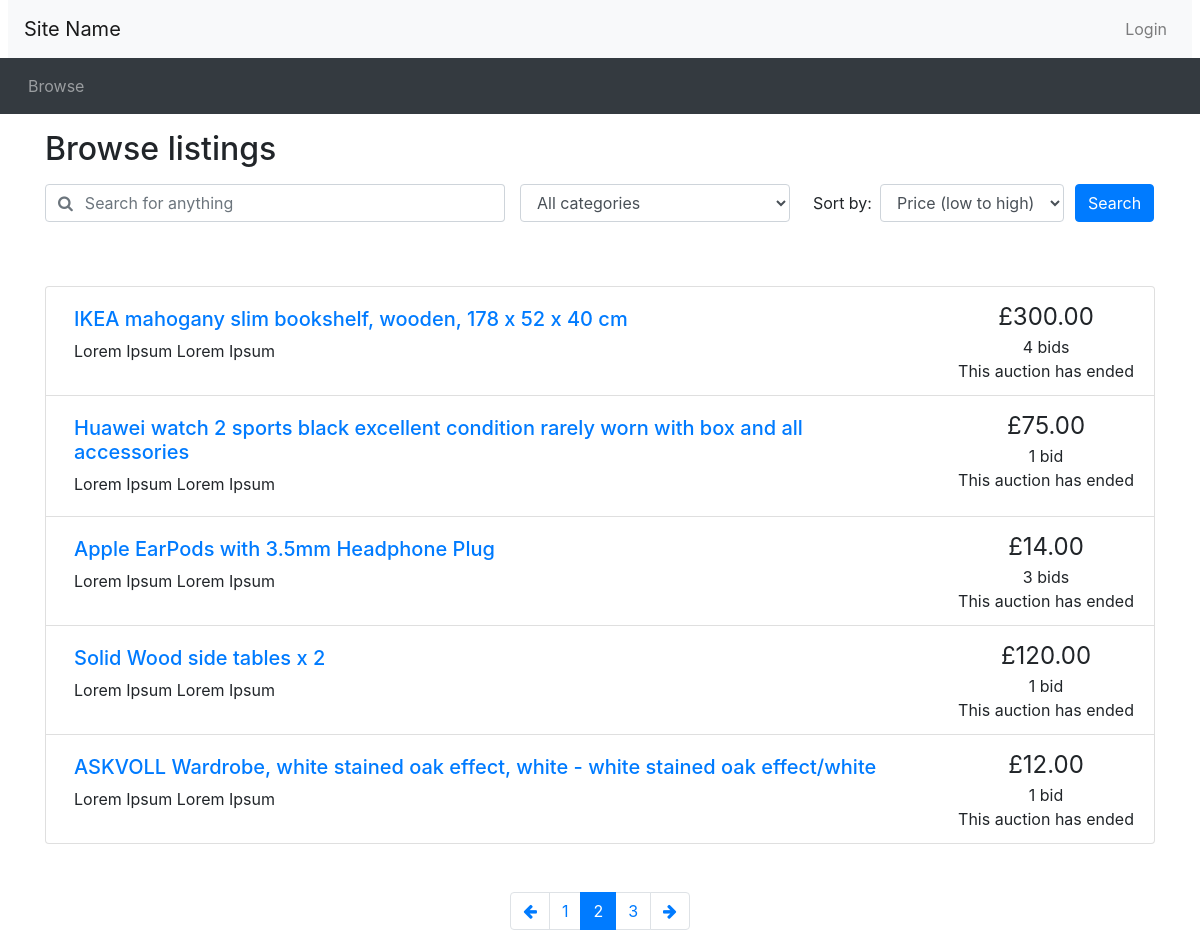
Page /browse.php?page=2 on the committed database.
### tables this page shows
CREATE TABLE IF NOT EXISTS `listings` (
  `listing_id` int(11) NOT NULL AUTO_INCREMENT,
  `seller_id` int(11) DEFAULT NULL,
  `posttime` datetime NOT NULL,
  `endtime` datetime DEFAULT NULL,
  `itemdescription` text,
  `item_title` text,
  `finished` bit(1) DEFAULT NULL,
  `category` text,
  `reserveprice` decimal(10,2) DEFAULT NULL,
  `startprice` decimal(10,2) DEFAULT NULL,
  PRIMARY KEY (`listing_id`),
  KEY `seller_id` (`seller_id`)
);

### browse.php (the view, shortened to what this page needs)
<?php include_once("header.php")?>
<?php require("utilities.php")?>
<?php include 'opendb.php'?>
<div class="container">
<h2 class="my-3">Browse listings</h2>
<div id="searchSpecs">
<form method="get" action="browse.php">
  <div class="row">
    <div class="col-md-5 pr-0">
      <div class="form-group">
	    <div class="input-group">
          <div class="input-group-prepend">
            <span class="input-group-text bg-transparent pr-0 text-muted">
              <i class="fa fa-search"></i>
            </span>
          </div>
          <input type="text" class="form-control border-left-0" name="keyword" id="keyword" placeholder="Search for anything">
        </div>
      </div>
    </div>
    <div class="col-md-3 pr-0">
      <div class="form-group">
        <select class="form-control" id="cat" name="cat" >
		<option selected value="all">All categories</option>
        </select>
      </div>
    </div>
    <div class="col-md-3 pr-0">
      <div class="form-inline">
        <label class="mx-2" for="order_by">Sort by:</label>
        <select class="form-control" id="order_by" name="order_by">
          <option selected value="pricelow">Price (low to high)</option>
        </select>
      </div>
    </div>
    <div class="col-md-1 px-0">
      <button type="submit" class="btn btn-primary">Search</button>
    </div>
  </div>
</form>
</div>
</div>
<?php
	$results_per_page = 5;
	if (!isset($_GET['keyword']))
	{
		 $query = "SELECT listings.listing_id, listings.finished, listings.item_title, listings.itemdescription, MAX(bids.bidprice), listings.startprice, listings.endtime
FROM listings LEFT JOIN bids ON listings.listing_id=bids.listing_id WHERE item_title IS NOT NULL";
	}
	if (!isset($_GET['cat']))
	{
		 $query .= " AND category IS NOT NULL";
	}
	if (!isset($_GET['order_by']))
	{
		$query_ordered = $query . " GROUP BY listings.listing_id ORDER BY (CASE
			WHEN listings.finished IS NULL THEN TIMEDIFF(listings.endtime,CURRENT_TIMESTAMP)
			ELSE ADDTIME((TIMEDIFF(CURRENT_TIMESTAMP, listings.endtime)),\"10000:0:0\")
			END) LIMIT $results_per_page";
	}
	$tmp = explode(" ",$query);
	$tmp[1] = "COUNT(DISTINCT listings.listing_id)";
	$tmp[2] = "";
	$tmp[3] = "";
	$tmp[4] = "";
	$tmp[5] = "";
	$tmp[6] = "";
	$tmp[7] = "FROM ";
	$num_query = implode(" ",$tmp);
	$num_result = mysqli_query($connection, $num_query)
			or die('Error making count query');
	$row = mysqli_fetch_array($num_result);
	$num_results = $row[0];
	if ($num_results < 1) {
		$max_page = 1;
	}
	else {
		$max_page = ceil($num_results / $results_per_page);
	}
	if (!isset($_GET['page']))
		{
		$curr_page = 1;
		}
	else
	{
		if ($_GET['page'] == 1)
		{
			$curr_page = 1;
		}
		else
		{
			$curr_page = $_GET['page'];
			$offset = ($curr_page*$results_per_page)-$results_per_page;
			$query_ordered .= " OFFSET $offset";
		}
	}
?>
<div class="container mt-5">
<ul class="list-group">
<?php
	$result = mysqli_query($connection, $query_ordered)
		or die('Error making select users query');
	while ($row = mysqli_fetch_array($result))
	{
		$count_bid_query = "SELECT COUNT(*) FROM bids WHERE listing_id = {$row['listing_id']}";
		$count_bid_result = mysqli_query($connection, $count_bid_query)
			or die('Error making top bid query');
		$bid_count = mysqli_fetch_array($count_bid_result);
		if ($bid_count[0] == 0) {
			print_listing_li($row['listing_id'], $row['item_title'], $row['itemdescription'], $row['startprice'], $bid_count[0], date_create($row['endtime']));
		}
		else {
			print_listing_li($row['listing_id'], $row['item_title'], $row['itemdescription'], $row['MAX(bids.bidprice)'], $bid_count[0], date_create($row['endtime']));
		}
	}
?>
</ul>
<nav aria-label="Search results pages" class="mt-5">
  <ul class="pagination justify-content-center">
<?php
  $querystring = "";
  $high_page_boost = max(3 - $curr_page, 0);
  $low_page_boost = max(2 - ($max_page - $curr_page), 0);
  $low_page = max(1, $curr_page - 2 - $low_page_boost);
  $high_page = min($max_page, $curr_page + 2 + $high_page_boost);
  if ($curr_page != 1) {
    echo('
    <li class="page-item">
      <a class="page-link" href="browse.php?' . $querystring . 'page=' . ($curr_page - 1) . '" aria-label="Previous">
        <span aria-hidden="true"><i class="fa fa-arrow-left"></i></span>
        <span class="sr-only">Previous</span>
      </a>
    </li>');
  }
  for ($i = $low_page; $i <= $high_page; $i++) {
    if ($i == $curr_page) {
      echo('
    <li class="page-item active">');
    }
    else {
      echo('
    <li class="page-item">');
    }
    echo('
      <a class="page-link" href="browse.php?' . $querystring . 'page=' . $i . '">' . $i . '</a>
    </li>');
  }
  if ($curr_page != $max_page) {
    echo('
    <li class="page-item">
      <a class="page-link" href="browse.php?' . $querystring . 'page=' . ($curr_page + 1) . '" aria-label="Next">
        <span aria-hidden="true"><i class="fa fa-arrow-right"></i></span>
        <span class="sr-only">Next</span>
      </a>
    </li>');
  }
?>
  </ul>
</nav>
</div>
<?php include_once("footer.php")?>

### utilities.php (shortened to what this page needs)
<?php
function print_listing_li($item_id, $title, $desc, $price, $num_bids, $end_time)
{
  if (strlen($desc) > 250) {
    $desc_shortened = substr($desc, 0, 250) . '...';
  }
  else {
    $desc_shortened = $desc;
  }
  if ($num_bids == 1) {
    $bid = ' bid';
  }
  else {
    $bid = ' bids';
  }
  $now = new DateTime();
  if ($now > $end_time) {
    $time_remaining = 'This auction has ended';
  }
  else {
    $time_to_end = date_diff($now, $end_time);
    $time_remaining = display_time_remaining($time_to_end) . ' remaining';
  }
  echo('
    <li class="list-group-item d-flex justify-content-between">
    <div class="p-2 mr-5"><h5><a href="listing.php?item_id=' . $item_id . '">' . $title . '</a></h5>' . $desc_shortened . '</div>
    <div class="text-center text-nowrap"><span style="font-size: 1.5em">£' . number_format($price, 2) . '</span><br/>' . $num_bids . $bid . '<br/>' . $time_remaining . '</div>
  </li>'
  );
}
?>

### rows in the picture
listings: item_title "IKEA mahogany slim bookshelf, wooden, 178 x 52 x 40 cm", itemdescription "Lorem Ipsum Lorem Ipsum", price "300.00", num_bids "4", bid "bids"
listings: item_title "Huawei watch 2 sports black excellent condition rarely worn with box and all accessories", itemdescription "Lorem Ipsum Lorem Ipsum", price "75.00", num_bids "1", bid "bid"
listings: item_title "Apple EarPods with 3.5mm Headphone Plug", itemdescription "Lorem Ipsum Lorem Ipsum", price "14.00", num_bids "3", bid "bids"
listings: item_title "Solid Wood side tables x 2", itemdescription "Lorem Ipsum Lorem Ipsum", price "120.00", num_bids "1", bid "bid"
listings: item_title "ASKVOLL Wardrobe, white stained oak effect, white - white stained oak effect/white", itemdescription "Lorem Ipsum Lorem Ipsum", price "12.00", num_bids "1", bid "bid"
